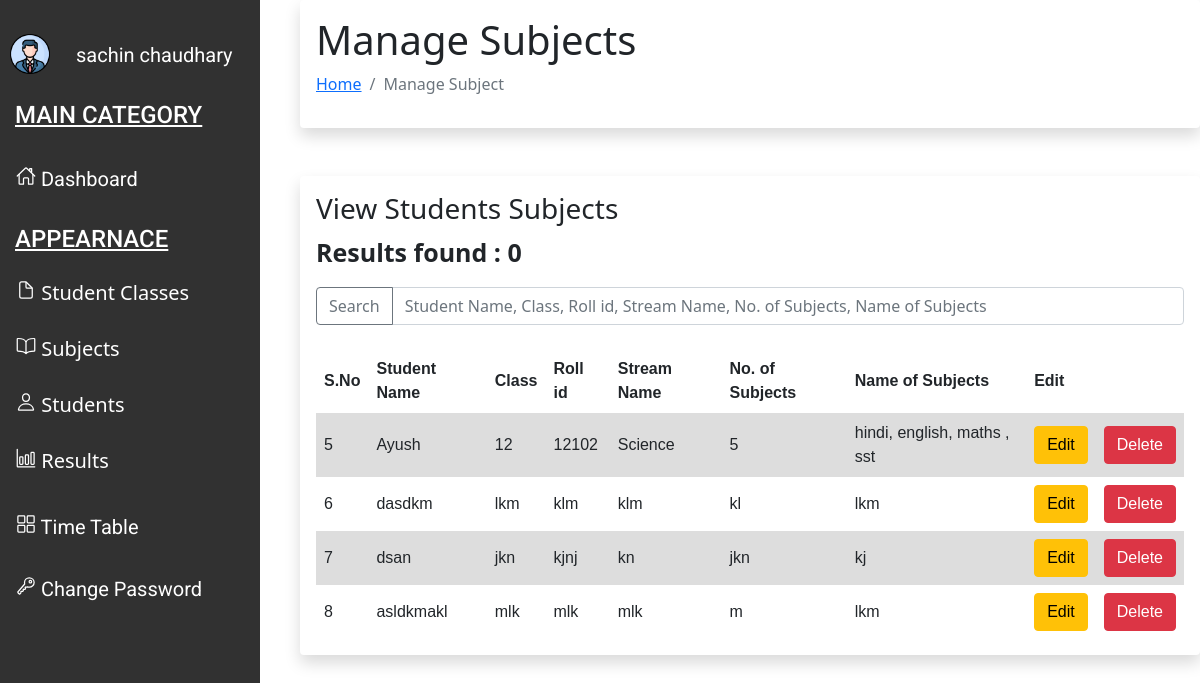
The page /managesubject (signed in) on the database its author committed.
### myApp/models.py (models this page shows, shortened)
class AddSubject(models.Model):
    user = models.ForeignKey(User, default=None, on_delete=models.CASCADE)
    name = models.CharField(max_length=50)
    class_num = models.CharField(max_length=50)
    roll = models.CharField(max_length=50)
    stream_name = models.CharField(max_length=50)
    no_of_subj = models.CharField(max_length=50)
    name_of_subj = models.CharField(max_length=50)

### myApp/views.py (the view, shortened to what this page needs)
# urls.py: path('managesubject', views.manage_subject, name="managesubject"),
@login_required
def manage_subject(request):
    user = request.user
    subjects = AddSubject.objects.filter(user=user)
    context = {'user': user, 'count': 0, 'subjects': subjects}
    return render(request, 'subject/ManageSubject.html', context)

### templates/subject/ManageSubject.html (shortened to what this page needs)
{% load static %} {% block content %}
<!DOCTYPE html>
<html lang="en">
<head>
    <link href="https://cdn.jsdelivr.net/npm/bootstrap@5.0.0-beta3/dist/css/bootstrap.min.css" rel="stylesheet">
    <link rel="stylesheet" href="{% static 'subject/ManageSubject1.css' %}">
    <link href="https://cdn.jsdelivr.net/npm/bootstrap@5.0.0-beta3/dist/css/bootstrap.min.css" rel="stylesheet" />
</head>
<body>
    <div class="sidebar" id="sidenav">
        <br />
        <div class="user">
            <img src="{% static 'dashboard/profile.png' %}" alt="user" id="user-img" />
            <a href="#">{{user.first_name}} {{user.last_name}}</a>
        </div>
        <h4>MAIN CATEGORY</h4>
        <a href="{% url 'dashboard' %}">
            <ion-icon name="home-outline"></ion-icon>
            Dashboard
        </a>
        <h4 id="appearance">APPEARNACE</h4>
        <button class="dropdown-btn">
            <ion-icon name="document-outline"></ion-icon>
            Student Classes
        </button>
        <button class="dropdown-btn">
            <ion-icon name="book-outline"></ion-icon>
            Subjects
        </button>
        <button class="dropdown-btn">
            <ion-icon name="person-outline"></ion-icon>
            Students
        </button>
        <button class="dropdown-btn">
            <ion-icon name="bar-chart-outline"></ion-icon>
            Results
        </button>
        <a href="{% url 'Timetable' %}">
            <ion-icon name="grid-outline"></ion-icon>
            Time Table
        </a>
        <a href="{% url 'resetpassword' %}">
            <ion-icon name="key-outline"></ion-icon>
            Change Password
        </a>
    </div>
    <div class='body'>
        <div class="part1 shadow p-3 mb-5 bg-body rounded">
            <h1 class="HEADING">Manage Subjects</h1>
            <ol class="breadcrumb">
                <li class="breadcrumb-item"><a href="{% url 'dashboard' %}">Home</a></li>
                <li class="breadcrumb-item active" aria-current="page">Manage Subject</li>
            </ol>
        </div>
        <div class="Class shadow p-3 mb-5 bg-body rounded">
            <h3>View Students Subjects</h3>
            <p>Results found : {{count}}</p>
            <form action="">
                <div class="input-group mb-4">
                    <button class="btn btn-outline-secondary" type="submit" id="button-addon1">Search</button>
                    <input type="text" name="q" class="form-control" placeholder="Student Name, Class, Roll id, Stream Name, No. of Subjects, Name of Subjects" aria-label="Example text with button addon" aria-describedby="button-addon1">
                </div>
            </form>
            <table>
                <tr>
                    <th>S.No</th>
                    <th>Student Name</th>
                    <th>Class</th>
                    <th>Roll id</th>
                    <th>Stream Name</th>
                    <th>No. of Subjects</th>
                    <th>Name of Subjects</th>
                    <th>Edit</th>
                </tr>
                {% for subj in subjects %}
                <tr>
                    <td>{{subj.id}}</td>
                    <td>{{subj.name}}</td>
                    <td>{{subj.class_num}}</td>
                    <td>{{subj.roll}}</td>
                    <td>{{subj.stream_name}}</td>
                    <td>{{subj.no_of_subj}}</td>
                    <td>{{subj.name_of_subj}}</td>
                    <td>
                        <a href="/editsubject/{{subj.id}}"><button type="button"
                                class="btn btn-warning">Edit</button></a>
                    </td>
                    <td><a href="/deletesubject/{{subj.id}}"><button type="button"
                                class="btn btn-danger">Delete</button></a></td>
                </tr>
                {% endfor %}
            </table>
        </div>
    </div>
</body>
</html>
{% endblock %}

### myApp/static/subject/ManageSubject1.css (style rules this page uses)
table { font-family: arial, sans-serif; border-collapse: collapse; width: 100%; }
td, th { border: 1px solid #dddddd; text-align: left; padding: 8px; }
tr:nth-child(even) { background-color: #dddddd; }
body { width : 1200px; }
.body { margin-left: 300px; }
.user { display: flex; }
.sidebar { margin: 0px; padding: 0; width: 260px; background-color: #313131; position: fixed; height: 100%; overflow: auto; float: left; }
.sidebar a { font-family: "Roboto", sans-serif; color: white; display: block; padding: 16px; text-decoration: none; font-size: 20px; }
.sidenav a, .dropdown-btn { padding: 6px 8px 20px 16px; text-decoration: none; font-size: 20px; color: #818181; display: block; border: none; background: none; width: 100%; text-align: left; cursor: pointer; outline: none; }
.dropdown-btn { color: white; }
h4 { padding-left: 15px; padding-top: 15px; color: white; font-family: "Roboto", sans-serif; font-size: 18px; padding-bottom: 10px; text-decoration: underline; }
img { width: 60px; height: 80px; }

### templates/subject/ManageSubject.html (style rules this page uses)
#user-img { width: 40px; height: 40px; margin: 10px; }
p { font-size: 25px; font-weight: bolder; }

### rows shown on the page
AddSubject: id "5", name "Ayush", class_num "12", roll "12102", stream_name "Science", no_of_subj "5", name_of_subj "hindi, english, maths , sst"
AddSubject: id "6", name "dasdkm", class_num "lkm", roll "klm", stream_name "klm", no_of_subj "kl", name_of_subj "lkm"
AddSubject: id "7", name "dsan", class_num "jkn", roll "kjnj", stream_name "kn", no_of_subj "jkn", name_of_subj "kj"
AddSubject: id "8", name "asldkmakl", class_num "mlk", roll "mlk", stream_name "mlk", no_of_subj "m", name_of_subj "lkm"

### other values the page prints
{{ user.first_name }} "sachin"
{{ user.last_name }} "chaudhary"
{{ count }} "0"
